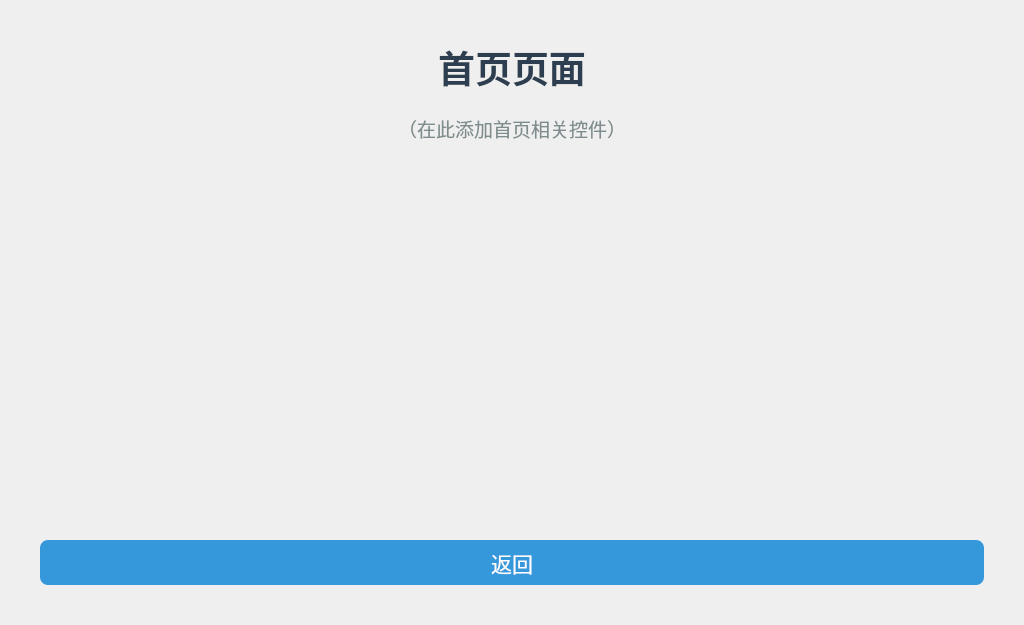
<?xml version="1.0" encoding="UTF-8"?>
<ui version="4.0">
 <class>HomeDialog</class>
 <widget class="QDialog" name="HomeDialog">
  <property name="geometry">
   <rect>
    <x>0</x>
    <y>0</y>
    <width>1024</width>
    <height>625</height>
   </rect>
  </property>
  <property name="minimumSize">
   <size>
    <width>1024</width>
    <height>625</height>
   </size>
  </property>
  <property name="maximumSize">
   <size>
    <width>1024</width>
    <height>625</height>
   </size>
  </property>
  <property name="windowTitle">
   <string>首页</string>
  </property>
  <layout class="QVBoxLayout" name="verticalLayout">
   <property name="spacing">
    <number>20</number>
   </property>
   <property name="leftMargin">
    <number>40</number>
   </property>
   <property name="topMargin">
    <number>40</number>
   </property>
   <property name="rightMargin">
    <number>40</number>
   </property>
   <property name="bottomMargin">
    <number>40</number>
   </property>
   <item>
    <widget class="QLabel" name="labelTitle">
     <property name="styleSheet">
      <string notr="true">font-size:28pt; font-weight:bold; color:#2c3e50;</string>
     </property>
     <property name="text">
      <string>首页页面</string>
     </property>
     <property name="alignment">
      <set>Qt::AlignCenter</set>
     </property>
    </widget>
   </item>
   <item>
    <widget class="QLabel" name="labelHint">
     <property name="styleSheet">
      <string notr="true">font-size:14pt; color:#7f8c8d;</string>
     </property>
     <property name="text">
      <string>（在此添加首页相关控件）</string>
     </property>
     <property name="alignment">
      <set>Qt::AlignCenter</set>
     </property>
    </widget>
   </item>
   <item>
    <spacer name="verticalSpacer">
     <property name="orientation">
      <enum>Qt::Vertical</enum>
     </property>
     <property name="sizeHint" stdset="0">
      <size>
       <width>20</width>
       <height>40</height>
      </size>
     </property>
    </spacer>
   </item>
   <item>
    <widget class="QPushButton" name="btnBack">
     <property name="minimumSize">
      <size>
       <width>120</width>
       <height>45</height>
      </size>
     </property>
     <property name="styleSheet">
      <string notr="true">QPushButton{background-color:#3498db;color:white;border-radius:8px;font-size:16pt;}QPushButton:pressed{background-color:#2980b9;}</string>
     </property>
     <property name="text">
      <string>返回</string>
     </property>
    </widget>
   </item>
  </layout>
 </widget>
 <resources/>
 <connections/>
</ui>
